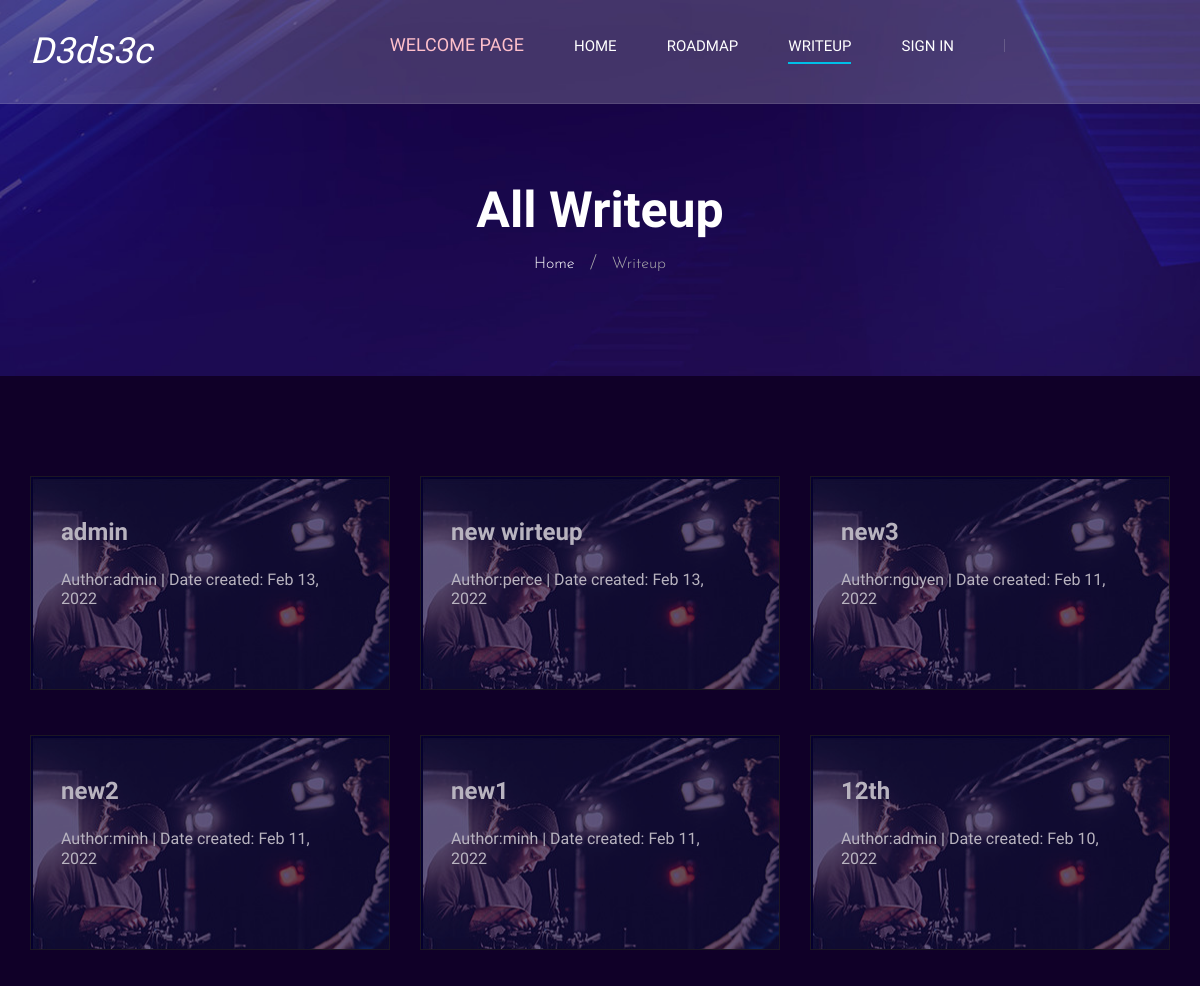
Before: /dedsec/writeup/ (upper part) with the older database file.
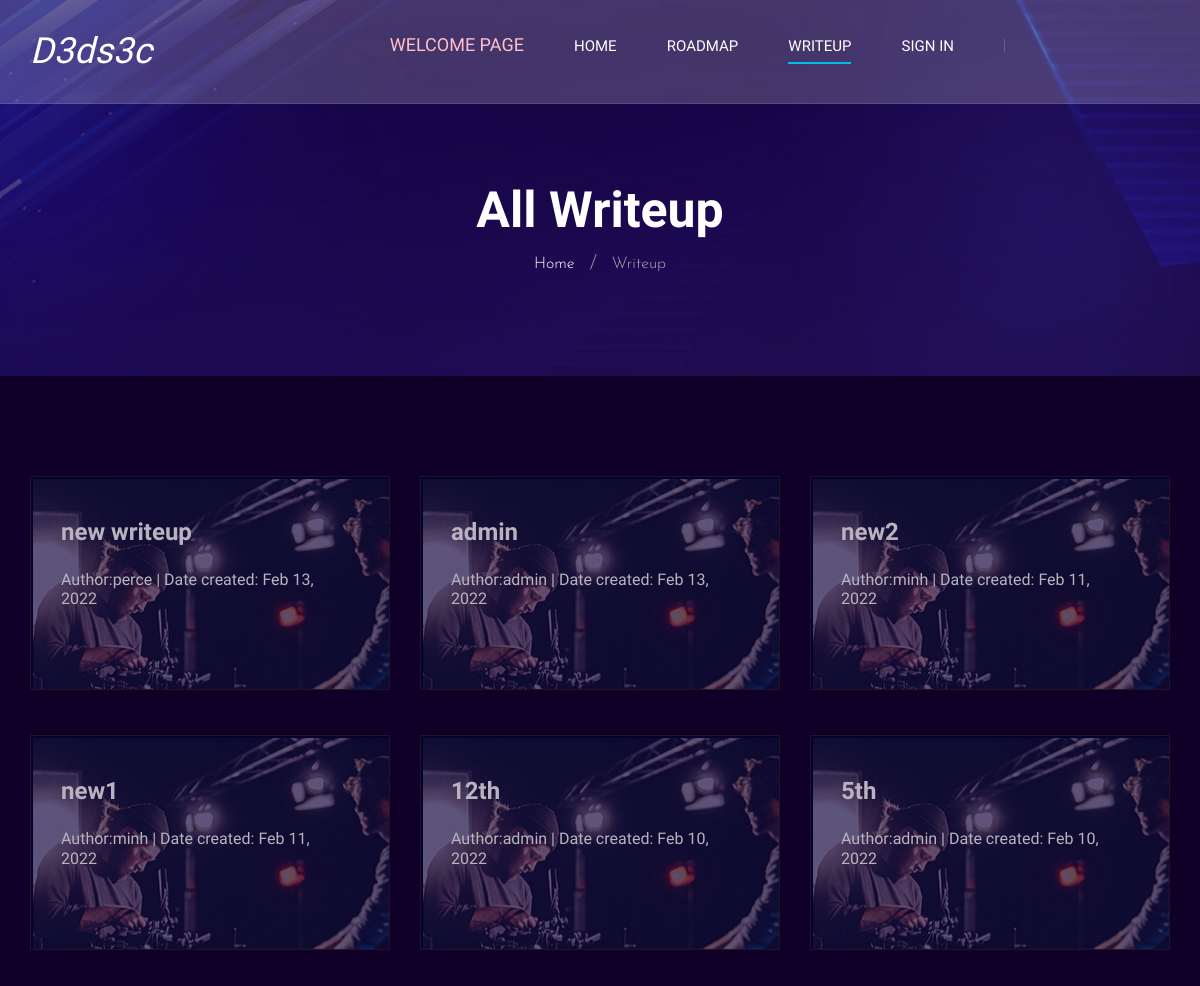
After: the same page with the newer database file.
### writeup/models.py (models this page shows, shortened)
class Writeup(models.Model):
    title = models.CharField(max_length=100)
    prerequis = models.TextField()
    content = models.TextField()
    cate = models.ManyToManyField(Cate, related_name='writeup')
    date_create = models.DateTimeField(default = timezone.now)
    author = models.ForeignKey(User, on_delete=models.CASCADE,related_name='writeup')

### writeup/views.py (the view)
class Writeuplist(ListView):
    model = Writeup
    context_object_name = 'post'
    paginate_by = 9
    def get_queryset(self) :
        return Writeup.objects.all().order_by('-date_create')

### writeup/templates/writeup/writeup.html (shortened to what this page needs)
{%extends 'writeup/base.html'%}
{%load static%}
{% block content %}
    <header class="header">
        <div class="container">
            <div class="row">
                <div class="col-lg-2">
                    <div class="header__logo">
                        <a href="{%url 'wuhpage'%}" style="color: white;"><h2 style="color: white;"><em> D3ds3c</em> </h2></a>
                    </div>
                </div>
                <div class="col-lg-10">
                    <div class="header__nav__option">
                        <nav class="header__nav__menu mobile-menu">
                            <ul>
                                <li style="color: red;"><a href="{%url 'welcomehome'%}" > <h5 style="color: pink;">Welcome page</h5></a></li>
                                <li ><a href="{%url 'wuhpage'%}">Home</a></li>
                                <li ><a href="#">Roadmap</a></li>
                                <li class="active"><a href="{%url 'writeup'%}">Writeup</a>
                                </li>
                                {%if user.is_authenticated%}
                                <li><a href="#">Hello, {{user.first_name}}</a>
                                    <ul class="dropdown">
                                        <li><a href="{% url 'profile' user.id %}">Profile</a></li>
                                        <li><a href="{% url 'logout'%}">Log out</a></li>
                                    </ul>
                                </li>
                                {%else%}
                                <li>
                                    <a href="{% url 'login'%}">Sign in</a>
                                </li>
                                {%endif%}
                        </nav>
                        <div class="header__nav__social">
                            <a href="https://www.facebook.com/profile.php?id=100068404994823"><i class="fa fa-facebook"></i></a>
                            <a href="https://twitter.com/phong20031"><i class="fa fa-twitter"></i></a>
                            <a href="https://www.instagram.com/_minh_nguyn/?hl=en"><i class="fa fa-instagram"></i></a>
                            <a href="https://zalo.me/0377075126"><i class="fa fa-youtube-play"></i></a>
                        </div>
                    </div>
                </div>
            </div>
        </div>
    </header>
    <div class="breadcrumb-option spad set-bg" data-setbg="{% static 'writeup/img/breadcrumb-bg.jpg'%}">
        <div class="container">
            <div class="row">
                <div class="col-lg-12 text-center">
                    <div class="breadcrumb__text">
                        <h2>All Writeup</h2>
                        <div class="breadcrumb__links">
                            <a href="{%url 'wuhpage'%}">Home</a>
                            <span>Writeup</span>
                        </div>
                    </div>
                </div>
            </div>
        </div>
    </div>
    <section class="blog spad">
        <div class="container">
            <div class="row">
                {%for p in post%}
                <div class="col-lg-4 col-md-6 col-sm-6">
                    <a href="{%url 'writeupdetail' p.id%}">
                    <div class="blog__item">
                        <h4>  {{p.title}}</h4>
                        <p> <h6 style="color: white;"> <a href="{%url 'profile' p.author.id%}"> Author:{{p.author.first_name}}</a>  | Date created: {{p.date_create|date:"M d, Y" }}</h6></p>
                        <br>
                    </div>
                    </a>
                </div>
                {%endfor%}
            </div>
        </div>
    </section>
{% endblock %}

### writeup/templates/writeup/base.html (shortened to what this page needs)
{%load static%}
<!DOCTYPE html>
<html lang="zxx">
<head>
    <link rel="stylesheet" href="{%static 'writeup/css/bootstrap.min.css'%}" type="text/css">
    <link rel="stylesheet" href="{%static 'writeup/css/font-awesome.min.css'%}" type="text/css">
    <link rel="stylesheet" href="{%static 'writeup/css/elegant-icons.css'%}" type="text/css">
    <link rel="stylesheet" href="{%static 'writeup/css/owl.carousel.min.css'%}" type="text/css">
    <link rel="stylesheet" href="{%static 'writeup/css/magnific-popup.css'%}" type="text/css">
    <link rel="stylesheet" href="{%static 'writeup/css/slicknav.min.css'%}" type="text/css">
    <link rel="stylesheet" href="{%static 'writeup/css/style.css'%}" type="text/css">
</head>
<body>
    {% block content %}{% endblock %}
</body>
</html>

### writeup/static/writeup/css/style.css (style rules this page uses)
html, body { height: 100%; font-family: "Josefin Sans", sans-serif; -webkit-font-smoothing: antialiased; }
h1, h2, h3, h4, h5, h6 { margin: 0; color: #111111; font-weight: 400; font-family: "Play", sans-serif; }
h2 { font-size: 36px; }
h4 { font-size: 24px; }
h5 { font-size: 18px; }
h6 { font-size: 16px; }
p { font-size: 16px; font-family: "Josefin Sans", sans-serif; color: #ffffff; font-weight: 800; margin: 0 0 15px 0; }
ul, ol { padding: 0; margin: 0; }
.set-bg { background-repeat: no-repeat; background-size: cover; background-position: bottom; }
.spad { padding-top: 100px; padding-bottom: 100px; }
.header { position: fixed; left: 0; top: 0; width: 100%; background: rgba(250,250,250,0.2); border-bottom: 1px solid rgba(255, 255, 255, 0.1); z-index: 9; }
.header__logo { padding: 30px 0; }
.header__logo a { display: inline-block; }
.header__nav__option { text-align: right; padding: 28px 0px; }
.header__nav__menu { display: inline-block; margin-right: 45px; }
.header__nav__menu ul li { list-style: none; display: inline-block; margin-right: 45px; position: relative; }
.header__nav__menu ul li.active a:after { -webkit-transform: scale(1); -ms-transform: scale(1); transform: scale(1); }
.header__nav__menu ul li:last-child { margin-right: 0; }
.header__nav__menu ul li a { font-size: 15px; font-family: "Play", sans-serif; color: #ffffff; display: block; text-transform: uppercase; position: relative; padding: 6px 0; }
.header__nav__menu ul li a:after { position: absolute; left: 0; bottom: 0; width: 100%; height: 2px; background: #00bfe7; content: ""; -webkit-transform: scale(0); -ms-transform: scale(0); transform: scale(0); -webkit-transition: all, 0.3s; -o-transition: all, 0.3s; transition: all, 0.3s; }
.header__nav__social { display: inline-block; position: relative; padding-left: 50px; }
.header__nav__social:before { position: absolute; left: 0; top: 4px; height: 13px; width: 1px; background: rgba(225, 225, 225, 0.2); content: ""; }
.header__nav__social a { color: #ffffff; font-size: 15px; margin-right: 18px; }
.header__nav__social a:last-child { margin-right: 0; }
.breadcrumb-option { padding-top: 180px; }
.breadcrumb__text h2 { color: #ffffff; font-size: 50px; font-weight: 700; margin-bottom: 12px; }
.breadcrumb__links a { font-size: 16px; color: #ffffff; font-weight: 300; display: inline-block; margin-right: 32px; position: relative; }
.breadcrumb__links a:after { position: absolute; right: -22px; top: -3px; content: "/"; color: #adadad; font-size: 20px; }
.breadcrumb__links span { font-size: 16px; color: #adadad; font-weight: 300; display: inline-block; }
.blog { background: #100028; }
.blog__item { border: 1px solid #222222; padding: 40px 48px 35px 30px; position: relative; z-index: 1; margin-bottom: 45px; background: url(../img/blog/blog-2.jpg); opacity: 0.7; }
.blog__item h4 { color: #ffffff; font-weight: 700; line-height: 31px; margin-bottom: 18px; }
.blog__item p { font-weight: 300; line-height: 29px; margin-bottom: 22px; }
.blog__item a { font-size: 16px; color: #ffffff; }
@media only screen and (min-width: 1200px) { .container { max-width: 1170px; } }

Changed rows visible on the page:
removed Writeup: title "new wirteup", author.first_name "perce", date_create "Feb 13, 2022"
removed Writeup: title "new3", author.first_name "nguyen", date_create "Feb 11, 2022"
added Writeup: title "new writeup", author.first_name "perce", date_create "Feb 13, 2022"
now on this page (row unchanged): Writeup: title "5th", author.first_name "admin", date_create "Feb 10, 2022"
